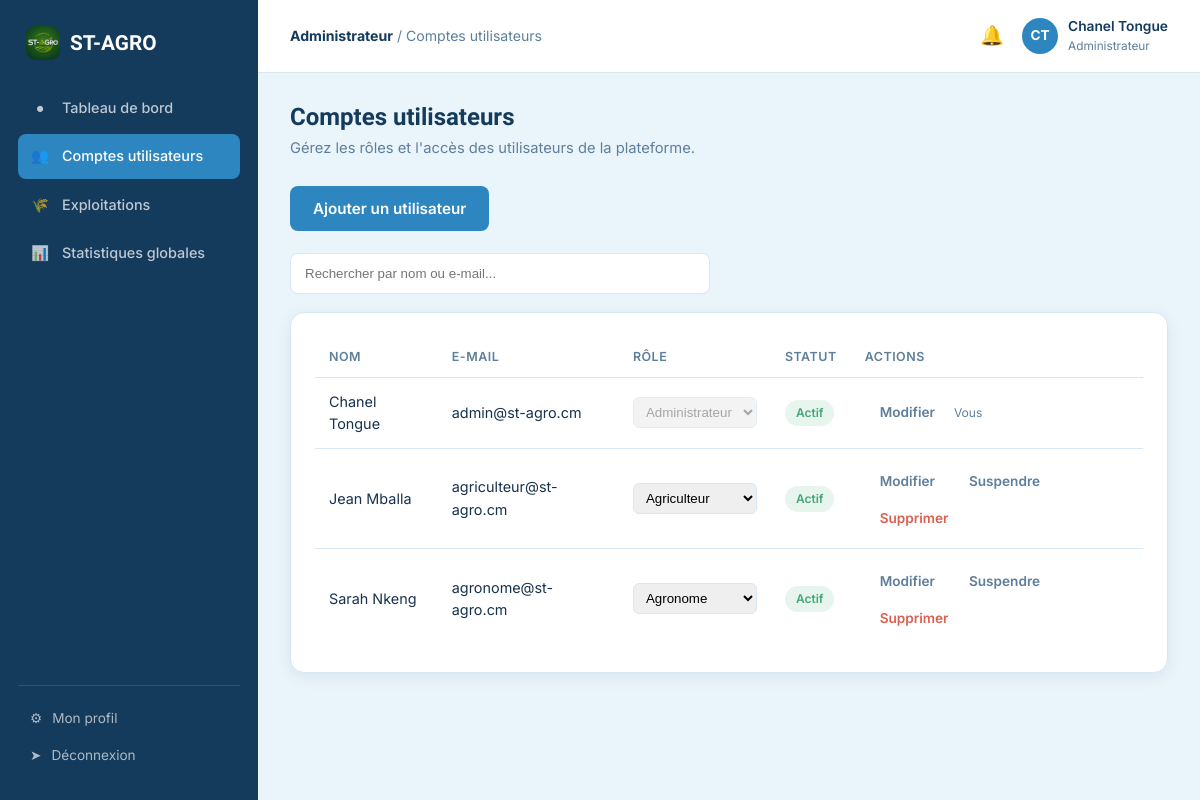
Page /admin/utilisateurs.php (signed in) on the committed database.
### tables this page shows
CREATE TABLE utilisateurs (
    id INT AUTO_INCREMENT PRIMARY KEY,
    nom VARCHAR(80) NOT NULL,
    prenom VARCHAR(80) NOT NULL,
    email VARCHAR(150) NOT NULL UNIQUE,
    telephone VARCHAR(30) DEFAULT NULL,
    mot_de_passe VARCHAR(255) NOT NULL,
    role ENUM('administrateur','agriculteur','agronome') NOT NULL DEFAULT 'agriculteur',
    photo_profil VARCHAR(255) DEFAULT NULL,
    ville VARCHAR(120) DEFAULT NULL,
    statut ENUM('actif','suspendu') NOT NULL DEFAULT 'actif',
    date_creation DATETIME DEFAULT CURRENT_TIMESTAMP
);

### includes/auth.php (called while the page is built, shortened)
<?php
require_once __DIR__ . '/../config/database.php';
function estConnecte(): bool
{
    return isset($_SESSION['user_id']);
}
function utilisateurCourant(): ?array
{
    static $user = null;
    if ($user === null) {
        $stmt = getPDO()->prepare('SELECT id, nom, prenom, email, telephone, role, photo_profil, ville, statut FROM utilisateurs WHERE id = ?');
        $stmt->execute([$_SESSION['user_id']]);
        $user = $stmt->fetch();
    }
    return $user;
}

### config/database.php (called while the page is built, shortened)
<?php
function getPDO(): PDO
{
    static $pdo = null;
    if ($pdo === null) {
        $dsn = 'mysql:host=' . DB_HOST . ';dbname=' . DB_NAME . ';charset=' . DB_CHARSET;
        $options = [
            PDO::ATTR_ERRMODE            => PDO::ERRMODE_EXCEPTION,
            PDO::ATTR_DEFAULT_FETCH_MODE => PDO::FETCH_ASSOC,
            PDO::ATTR_EMULATE_PREPARES   => false,
        ];
        try {
            $pdo = new PDO($dsn, DB_USER, DB_PASS, $options);
        } catch (PDOException $e) {
            die('Erreur de connexion à la base de données : ' . $e->getMessage());
        }
    }
    return $pdo;
}

### includes/functions.php (called while the page is built, shortened)
<?php
function nettoyer(string $valeur): string
{
    return htmlspecialchars(trim($valeur), ENT_QUOTES, 'UTF-8');
}

### admin/utilisateurs.php (the view, shortened to what this page needs)
<?php
require_once __DIR__ . '/../includes/auth.php';
require_once __DIR__ . '/../includes/functions.php';
$user = utilisateurCourant();
$pdo = getPDO();
$recherche = trim($_GET['q'] ?? '');
if ($recherche !== '') {
    $stmt = $pdo->prepare('SELECT * FROM utilisateurs WHERE nom LIKE ? OR prenom LIKE ? OR email LIKE ? ORDER BY date_creation DESC');
    $like = '%' . $recherche . '%';
    $stmt->execute([$like, $like, $like]);
} else {
    $stmt = $pdo->query('SELECT * FROM utilisateurs ORDER BY date_creation DESC');
}
$utilisateurs = $stmt->fetchAll();
$filAriane = 'Comptes utilisateurs';
$pageActive = 'utilisateurs';
require __DIR__ . '/../includes/layout_debut.php';
$libRole = ['agriculteur' => 'Agriculteur', 'agronome' => 'Agronome', 'administrateur' => 'Administrateur'];
?>
<h1>Comptes utilisateurs</h1>
<p class="sous-titre-page">Gérez les rôles et l'accès des utilisateurs de la plateforme.</p>
<div style="margin-bottom:22px;">
    <button type="button" class="btn btn-primaire" id="bouton_ajouter_utilisateur" aria-expanded="false" aria-controls="formulaire_ajout_utilisateur">
        Ajouter un utilisateur
    </button>
</div>
<form method="get" style="margin-bottom:18px; max-width:420px;">
    <input type="text" name="q" placeholder="Rechercher par nom ou e-mail..." value="<?= nettoyer($recherche) ?>"
        style="width:100%; padding:12px 14px; border:1.5px solid var(--bordure); border-radius:8px; background:#fff;">
</form>
<div class="carte">
    <div class="table-wrap">
        <table class="table-app">
            <thead><tr><th>Nom</th><th>E-mail</th><th>Rôle</th><th>Statut</th><th>Actions</th></tr></thead>
            <tbody>
            <?php foreach ($utilisateurs as $u): ?>
                <tr>
                    <td><?= nettoyer($u['prenom'] . ' ' . $u['nom']) ?></td>
                    <td><?= nettoyer($u['email']) ?></td>
                    <td>
                        <form method="post" style="display:inline-flex; gap:6px; align-items:center;">
                            <select name="role" onchange="this.form.submit()" <?= $u['id']==$user['id']?'disabled':'' ?> style="padding:6px 8px; border-radius:6px; border:1px solid var(--bordure);">
                                <?php foreach ($libRole as $val => $lib): ?>
                                    <option value="<?= $val ?>" <?= $u['role']===$val?'selected':'' ?>><?= $lib ?></option>
                                <?php endforeach; ?>
                            </select>
                        </form>
                    </td>
                    <td><?= $u['statut'] === 'actif' ? '<span class="badge badge-vert">Actif</span>' : '<span class="badge badge-rouge">Suspendu</span>' ?></td>
                    <td>
                        <a href="/st-agro/admin/utilisateurs.php?modifier=<?= (int) $u['id'] ?>" class="btn btn-fantome btn-sm">Modifier</a>
                        <?php if ($u['id'] != $user['id']): ?>
                            <form method="post" style="display:inline">
                                <?php if ($u['statut'] === 'actif'): ?>
                                    <button type="submit" class="btn btn-fantome btn-sm">Suspendre</button>
                                <?php else: ?>
                                    <input type="hidden" name="action" value="reactiver">
                                    <button type="submit" class="btn btn-fantome btn-sm">Réactiver</button>
                                <?php endif; ?>
                            </form>
                            <form method="post" style="display:inline" onsubmit="return confirm('Supprimer définitivement ce compte ?');">
                                <button type="submit" class="btn btn-fantome btn-sm" style="color:var(--rouge-critique);">Supprimer</button>
                            </form>
                        <?php else: ?>
                            <small style="color:var(--texte-attenue);">Vous</small>
                        <?php endif; ?>
                    </td>
                </tr>
            <?php endforeach; ?>
            </tbody>
        </table>
    </div>
</div>
<?php require __DIR__ . '/../includes/layout_fin.php'; ?>

### includes/layout_debut.php (shortened to what this page needs)
<?php
$user = utilisateurCourant();
$role = $user['role'];
$initiales = mb_strtoupper(mb_substr($user['prenom'], 0, 1) . mb_substr($user['nom'], 0, 1));
$libRole = ['agriculteur' => 'Agriculteur', 'agronome' => 'Agronome', 'administrateur' => 'Administrateur'];
?>
<!DOCTYPE html>
<html lang="fr">
<head>
<link rel="stylesheet" href="/st-agro/includes/style.css?v=logo34">
</head>
<body>
<div class="app-shell">
    <aside class="barre-laterale">
        <div class="logo"><img src="/st-agro/logo.png" alt="ST-AGRO"> ST-AGRO</div>
        <ul class="nav-app">
            <?php foreach ($liensParRole[$role] as $lien): ?>
            <li><a href="<?= $lien['href'] ?>" class="<?= $pageActive === $lien['cle'] ? 'actif' : '' ?>">
                <span class="icone"><?= $lien['icone'] ?></span> <?= $lien['texte'] ?>
            </a></li>
            <?php endforeach; ?>
        </ul>
        <div class="barre-laterale-bas">
            <a href="/st-agro/profil.php"><span class="icone">&#9881;</span> Mon profil</a>
            <a href="/st-agro/deconnexion.php"><span class="icone">&#10148;</span> Déconnexion</a>
        </div>
    </aside>
    <div class="zone-app">
        <header class="barre-superieure">
            <div style="display:flex; align-items:center; gap:14px;">
                <div class="fil-ariane"><strong><?= $libRole[$role] ?></strong> / <?= nettoyer($filAriane) ?></div>
            </div>
            <div class="barre-superieure-actions">
                <a href="/st-agro/<?= $role === 'administrateur' ? 'admin' : $role ?>/notifications.php" class="cloche-notif" aria-label="Notifications">
                    &#128276;
                </a>
                <a href="/st-agro/profil.php" class="mini-profil">
                    <div class="avatar"><?= $initiales ?></div>
                    <div>
                        <div class="nom"><?= nettoyer($user['prenom'] . ' ' . $user['nom']) ?></div>
                        <div class="role"><?= $libRole[$role] ?></div>
                    </div>
                </a>
            </div>
        </header>
        <main class="contenu-app">

### rows in the picture
utilisateurs: role "Administrateur", initiales "CT", nettoyer($user['prenom'] . ' ' . $user['nom']) "Chanel Tongue", nettoyer($u['prenom'] . ' ' . $u['nom']) "Chanel Tongue", email "admin@st-agro.cm", statut "Actif", shows "Vous"
utilisateurs: nettoyer($u['prenom'] . ' ' . $u['nom']) "Jean Mballa", email "agriculteur@st-agro.cm", role "Agriculteur", statut "Actif"
utilisateurs: nettoyer($u['prenom'] . ' ' . $u['nom']) "Sarah Nkeng", email "agronome@st-agro.cm", role "Agronome", statut "Actif"

### other values in the picture
$lien['icone'] "●"
$lien['texte'] "Tableau de bord"
$lien['icone'] "👥"
$lien['texte'] "Comptes utilisateurs"
$lien['icone'] "🌾"
$lien['texte'] "Exploitations"
$lien['icone'] "📊"
$lien['texte'] "Statistiques globales"
nettoyer($filAriane) "Comptes utilisateurs"
